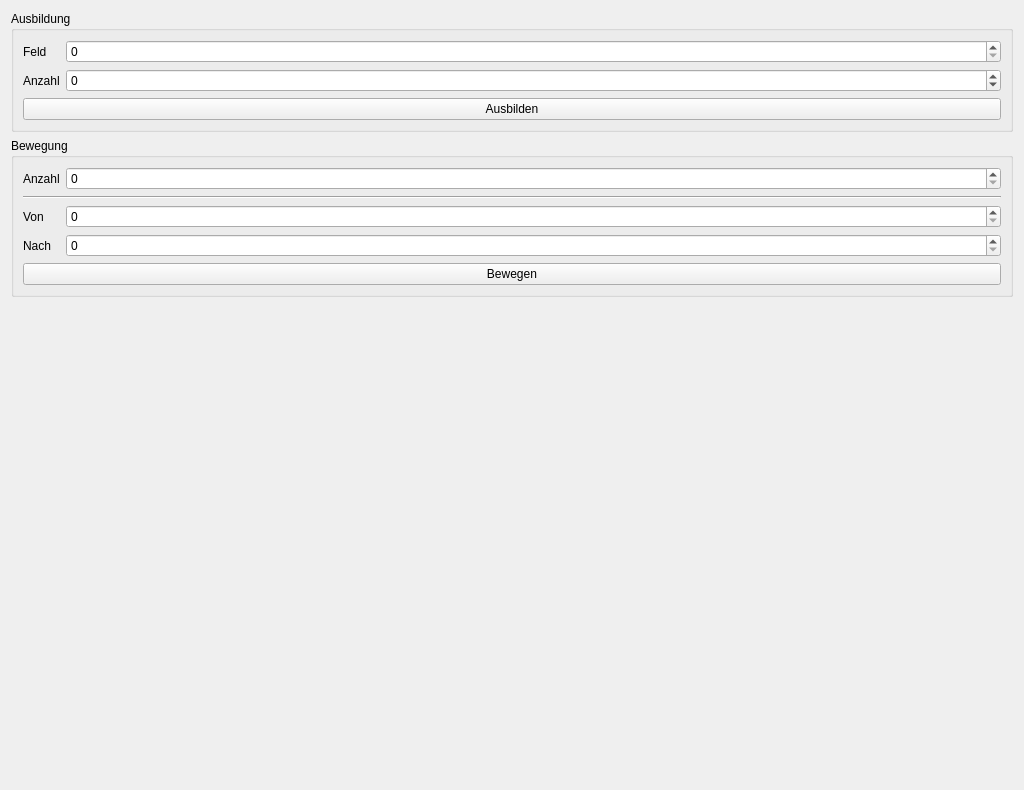
              <widget class="QWidget" name="scrollAreaWidgetContents">
               <property name="geometry">
                <rect>
                 <x>0</x>
                 <y>0</y>
                 <width>1024</width>
                 <height>790</height>
                </rect>
               </property>
               <layout class="QVBoxLayout" name="verticalLayout_5">
                <item>
                 <widget class="QGroupBox" name="groupBox">
                  <property name="title">
                   <string>Ausbildung</string>
                  </property>
                  <layout class="QVBoxLayout" name="verticalLayout_6">
                   <item>
                    <layout class="QFormLayout" name="formLayout">
                     <item row="0" column="0">
                      <widget class="QLabel" name="label_54">
                       <property name="text">
                        <string>Feld</string>
                       </property>
                      </widget>
                     </item>
                     <item row="1" column="0">
                      <widget class="QLabel" name="label_55">
                       <property name="text">
                        <string>Anzahl</string>
                       </property>
                      </widget>
                     </item>
                     <item row="1" column="1">
                      <widget class="QSpinBox" name="villagers_develop_amount_spinBox">
                       <property name="minimum">
                        <number>-1000</number>
                       </property>
                       <property name="maximum">
                        <number>1000</number>
                       </property>
                      </widget>
                     </item>
                     <item row="0" column="1">
                      <widget class="QSpinBox" name="villagers_develop_field_spinBox">
                       <property name="maximum">
                        <number>1000</number>
                       </property>
                      </widget>
                     </item>
                    </layout>
                   </item>
                   <item>
                    <widget class="QPushButton" name="villagers_develop_btn">
                     <property name="text">
                      <string>Ausbilden</string>
                     </property>
                    </widget>
                   </item>
                  </layout>
                 </widget>
                </item>
                <item>
                 <widget class="QGroupBox" name="groupBox_2">
                  <property name="title">
                   <string>Bewegung</string>
                  </property>
                  <layout class="QVBoxLayout" name="verticalLayout_7">
                   <item>
                    <layout class="QFormLayout" name="formLayout_2">
                     <item row="0" column="0">
                      <widget class="QLabel" name="label_56">
                       <property name="text">
                        <string>Anzahl</string>
                       </property>
                      </widget>
                     </item>
                     <item row="2" column="0">
                      <widget class="QLabel" name="label_57">
                       <property name="text">
                        <string>Von</string>
                       </property>
                      </widget>
                     </item>
                     <item row="3" column="0">
                      <widget class="QLabel" name="label_58">
                       <property name="text">
                        <string>Nach</string>
                       </property>
                      </widget>
                     </item>
                     <item row="0" column="1">
                      <widget class="QSpinBox" name="villagers_move_amount_spinBox">
                       <property name="maximum">
                        <number>1000</number>
                       </property>
                      </widget>
                     </item>
                     <item row="2" column="1">
                      <widget class="QSpinBox" name="villagers_move_from_spinBox">
                       <property name="maximum">
                        <number>1000</number>
                       </property>
                      </widget>
                     </item>
                     <item row="3" column="1">
                      <widget class="QSpinBox" name="villagers_move_to_spinBox">
                       <property name="maximum">
                        <number>1000</number>
                       </property>
                      </widget>
                     </item>
                     <item row="1" column="0" colspan="2">
                      <widget class="Line" name="line_9">
                       <property name="orientation">
                        <enum>Qt::Horizontal</enum>
                       </property>
                      </widget>
                     </item>
                    </layout>
                   </item>
                   <item>
                    <widget class="QPushButton" name="villagers_move_btn">
                     <property name="text">
                      <string>Bewegen</string>
                     </property>
                    </widget>
                   </item>
                  </layout>
                 </widget>
                </item>
                <item>
                 <spacer name="verticalSpacer_2">
                  <property name="orientation">
                   <enum>Qt::Vertical</enum>
                  </property>
                  <property name="sizeHint" stdset="0">
                   <size>
                    <width>20</width>
                    <height>40</height>
                   </size>
                  </property>
                 </spacer>
                </item>
               </layout>
              </widget>
